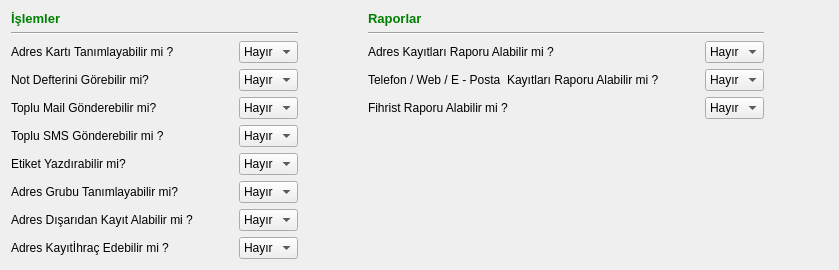
     <widget class="QWidget" name="tab">
      <attribute name="title">
       <string>Adres</string>
      </attribute>
      <layout class="QGridLayout" name="gridLayout_18">
       <item row="0" column="0">
        <layout class="QGridLayout" name="gridLayout_13" columnstretch="0,0,1,0,0,1">
         <item row="0" column="0">
          <widget class="QLabel" name="label_35">
           <property name="sizePolicy">
            <sizepolicy hsizetype="Fixed" vsizetype="Fixed">
             <horstretch>0</horstretch>
             <verstretch>0</verstretch>
            </sizepolicy>
           </property>
           <property name="text">
            <string>&lt;!DOCTYPE HTML PUBLIC &quot;-//W3C//DTD HTML 4.0//EN&quot; &quot;http://www.w3.org/TR/REC-html40/strict.dtd&quot;&gt;
&lt;html&gt;&lt;head&gt;&lt;meta name=&quot;qrichtext&quot; content=&quot;1&quot; /&gt;&lt;style type=&quot;text/css&quot;&gt;
p, li { white-space: pre-wrap; }
&lt;/style&gt;&lt;/head&gt;&lt;body style=&quot; font-family:'Sans Serif'; font-size:10pt; font-weight:400; font-style:normal;&quot;&gt;
&lt;p style=&quot; margin-top:0px; margin-bottom:0px; margin-left:0px; margin-right:0px; -qt-block-indent:0; text-indent:0px;&quot;&gt;&lt;span style=&quot; font-weight:600; color:#008000;&quot;&gt;İşlemler&lt;/span&gt;&lt;/p&gt;&lt;/body&gt;&lt;/html&gt;</string>
           </property>
          </widget>
         </item>
         <item row="0" column="3">
          <widget class="QLabel" name="label_57">
           <property name="sizePolicy">
            <sizepolicy hsizetype="Fixed" vsizetype="Fixed">
             <horstretch>0</horstretch>
             <verstretch>0</verstretch>
            </sizepolicy>
           </property>
           <property name="text">
            <string>&lt;!DOCTYPE HTML PUBLIC &quot;-//W3C//DTD HTML 4.0//EN&quot; &quot;http://www.w3.org/TR/REC-html40/strict.dtd&quot;&gt;
&lt;html&gt;&lt;head&gt;&lt;meta name=&quot;qrichtext&quot; content=&quot;1&quot; /&gt;&lt;style type=&quot;text/css&quot;&gt;
p, li { white-space: pre-wrap; }
&lt;/style&gt;&lt;/head&gt;&lt;body style=&quot; font-family:'Sans Serif'; font-size:10pt; font-weight:400; font-style:normal;&quot;&gt;
&lt;p style=&quot; margin-top:0px; margin-bottom:0px; margin-left:0px; margin-right:0px; -qt-block-indent:0; text-indent:0px;&quot;&gt;&lt;span style=&quot; font-weight:600; color:#008000;&quot;&gt;Raporlar&lt;/span&gt;&lt;/p&gt;&lt;/body&gt;&lt;/html&gt;</string>
           </property>
          </widget>
         </item>
         <item row="1" column="0" colspan="2">
          <widget class="Line" name="line_3">
           <property name="orientation">
            <enum>Qt::Horizontal</enum>
           </property>
          </widget>
         </item>
         <item row="1" column="3" colspan="2">
          <widget class="Line" name="line_4">
           <property name="orientation">
            <enum>Qt::Horizontal</enum>
           </property>
          </widget>
         </item>
         <item row="1" column="5" rowspan="2">
          <spacer name="horizontalSpacer_64">
           <property name="orientation">
            <enum>Qt::Horizontal</enum>
           </property>
           <property name="sizeHint" stdset="0">
            <size>
             <width>40</width>
             <height>20</height>
            </size>
           </property>
          </spacer>
         </item>
         <item row="2" column="0">
          <widget class="QLabel" name="label_sahis_bilgilerini_gorebilir_mi">
           <property name="sizePolicy">
            <sizepolicy hsizetype="Fixed" vsizetype="Expanding">
             <horstretch>0</horstretch>
             <verstretch>0</verstretch>
            </sizepolicy>
           </property>
           <property name="text">
            <string>Adres Kartı Tanımlayabilir mi ?</string>
           </property>
          </widget>
         </item>
         <item row="2" column="1">
          <layout class="QHBoxLayout" name="horizontalLayout_21">
           <item>
            <spacer name="horizontalSpacer_32">
             <property name="orientation">
              <enum>Qt::Horizontal</enum>
             </property>
             <property name="sizeHint" stdset="0">
              <size>
               <width>40</width>
               <height>20</height>
              </size>
             </property>
            </spacer>
           </item>
           <item>
            <widget class="QComboBox" name="adr_comboBox_adres_karti_tanimlama">
             <property name="sizePolicy">
              <sizepolicy hsizetype="Fixed" vsizetype="Fixed">
               <horstretch>0</horstretch>
               <verstretch>0</verstretch>
              </sizepolicy>
             </property>
             <item>
              <property name="text">
               <string>Hayır</string>
              </property>
             </item>
             <item>
              <property name="text">
               <string>Evet</string>
              </property>
             </item>
            </widget>
           </item>
          </layout>
         </item>
         <item row="2" column="2">
          <spacer name="horizontalSpacer_43">
           <property name="orientation">
            <enum>Qt::Horizontal</enum>
           </property>
           <property name="sizeHint" stdset="0">
            <size>
             <width>88</width>
             <height>20</height>
            </size>
           </property>
          </spacer>
         </item>
         <item row="2" column="3">
          <widget class="QLabel" name="label_adres_raporunu_gorebilir_mi_3">
           <property name="sizePolicy">
            <sizepolicy hsizetype="Fixed" vsizetype="Expanding">
             <horstretch>0</horstretch>
             <verstretch>0</verstretch>
            </sizepolicy>
           </property>
           <property name="text">
            <string>Adres Kayıtları Raporu Alabilir mi ?</string>
           </property>
          </widget>
         </item>
         <item row="2" column="4">
          <layout class="QHBoxLayout" name="horizontalLayout_29">
           <item>
            <spacer name="horizontalSpacer_40">
             <property name="orientation">
              <enum>Qt::Horizontal</enum>
             </property>
             <property name="sizeHint" stdset="0">
              <size>
               <width>40</width>
               <height>20</height>
              </size>
             </property>
            </spacer>
           </item>
           <item>
            <widget class="QComboBox" name="adr_comboBox_adres_kayit_raporu">
             <property name="sizePolicy">
              <sizepolicy hsizetype="Fixed" vsizetype="Fixed">
               <horstretch>0</horstretch>
               <verstretch>0</verstretch>
              </sizepolicy>
             </property>
             <item>
              <property name="text">
               <string>Hayır</string>
              </property>
             </item>
             <item>
              <property name="text">
               <string>Evet</string>
              </property>
             </item>
            </widget>
           </item>
          </layout>
         </item>
         <item row="3" column="0">
          <widget class="QLabel" name="label_not_defterini_gorebilir_mi">
           <property name="sizePolicy">
            <sizepolicy hsizetype="Fixed" vsizetype="Expanding">
             <horstretch>0</horstretch>
             <verstretch>0</verstretch>
            </sizepolicy>
           </property>
           <property name="text">
            <string>Not Defterini Görebilir mi?</string>
           </property>
          </widget>
         </item>
         <item row="3" column="1">
          <layout class="QHBoxLayout" name="horizontalLayout_22">
           <item>
            <spacer name="horizontalSpacer_33">
             <property name="orientation">
              <enum>Qt::Horizontal</enum>
             </property>
             <property name="sizeHint" stdset="0">
              <size>
               <width>40</width>
               <height>20</height>
              </size>
             </property>
            </spacer>
           </item>
           <item>
            <widget class="QComboBox" name="adr_comboBox_not_defterini_gorebilir_mi">
             <property name="sizePolicy">
              <sizepolicy hsizetype="Fixed" vsizetype="Fixed">
               <horstretch>0</horstretch>
               <verstretch>0</verstretch>
              </sizepolicy>
             </property>
             <item>
              <property name="text">
               <string>Hayır</string>
              </property>
             </item>
             <item>
              <property name="text">
               <string>Evet</string>
              </property>
             </item>
            </widget>
           </item>
          </layout>
         </item>
         <item row="3" column="3">
          <widget class="QLabel" name="label_adres_raporunu_gorebilir_mi_4">
           <property name="sizePolicy">
            <sizepolicy hsizetype="Fixed" vsizetype="Expanding">
             <horstretch>0</horstretch>
             <verstretch>0</verstretch>
            </sizepolicy>
           </property>
           <property name="text">
            <string>Telefon / Web / E - Posta  Kayıtları Raporu Alabilir mi ?</string>
           </property>
          </widget>
         </item>
         <item row="3" column="4">
          <layout class="QHBoxLayout" name="horizontalLayout_30">
           <item>
            <spacer name="horizontalSpacer_41">
             <property name="orientation">
              <enum>Qt::Horizontal</enum>
             </property>
             <property name="sizeHint" stdset="0">
              <size>
               <width>40</width>
               <height>20</height>
              </size>
             </property>
            </spacer>
           </item>
           <item>
            <widget class="QComboBox" name="adr_comboBox_tel_web_raporu">
             <property name="sizePolicy">
              <sizepolicy hsizetype="Fixed" vsizetype="Fixed">
               <horstretch>0</horstretch>
               <verstretch>0</verstretch>
              </sizepolicy>
             </property>
             <item>
              <property name="text">
               <string>Hayır</string>
              </property>
             </item>
             <item>
              <property name="text">
               <string>Evet</string>
              </property>
             </item>
            </widget>
           </item>
          </layout>
         </item>
         <item row="4" column="0">
          <widget class="QLabel" name="label_toplu_mail_gonderebilir_mi">
           <property name="sizePolicy">
            <sizepolicy hsizetype="Fixed" vsizetype="Expanding">
             <horstretch>0</horstretch>
             <verstretch>0</verstretch>
            </sizepolicy>
           </property>
           <property name="text">
            <string>Toplu Mail Gönderebilir mi?</string>
           </property>
          </widget>
         </item>
         <item row="4" column="1">
          <layout class="QHBoxLayout" name="horizontalLayout_23">
           <item>
            <spacer name="horizontalSpacer_34">
             <property name="orientation">
              <enum>Qt::Horizontal</enum>
             </property>
             <property name="sizeHint" stdset="0">
              <size>
               <width>40</width>
               <height>20</height>
              </size>
             </property>
            </spacer>
           </item>
           <item>
            <widget class="QComboBox" name="adr_comboBox_toplu_mail_gonderebilir_mi">
             <property name="sizePolicy">
              <sizepolicy hsizetype="Fixed" vsizetype="Fixed">
               <horstretch>0</horstretch>
               <verstretch>0</verstretch>
              </sizepolicy>
             </property>
             <item>
              <property name="text">
               <string>Hayır</string>
              </property>
             </item>
             <item>
              <property name="text">
               <string>Evet</string>
              </property>
             </item>
            </widget>
           </item>
          </layout>
         </item>
         <item row="4" column="3">
          <widget class="QLabel" name="label_fihrist_yazdirabilir_mi">
           <property name="sizePolicy">
            <sizepolicy hsizetype="Fixed" vsizetype="Expanding">
             <horstretch>0</horstretch>
             <verstretch>0</verstretch>
            </sizepolicy>
           </property>
           <property name="text">
            <string>Fihrist Raporu Alabilir mi ?</string>
           </property>
          </widget>
         </item>
         <item row="4" column="4">
          <layout class="QHBoxLayout" name="horizontalLayout_31">
           <item>
            <spacer name="horizontalSpacer_42">
             <property name="orientation">
              <enum>Qt::Horizontal</enum>
             </property>
             <property name="sizeHint" stdset="0">
              <size>
               <width>40</width>
               <height>20</height>
              </size>
             </property>
            </spacer>
           </item>
           <item>
            <widget class="QComboBox" name="adr_comboBox_fihrist_yazdirabilir_mi">
             <property name="sizePolicy">
              <sizepolicy hsizetype="Fixed" vsizetype="Fixed">
               <horstretch>0</horstretch>
               <verstretch>0</verstretch>
              </sizepolicy>
             </property>
             <item>
              <property name="text">
               <string>Hayır</string>
              </property>
             </item>
             <item>
              <property name="text">
               <string>Evet</string>
              </property>
             </item>
            </widget>
           </item>
          </layout>
         </item>
         <item row="5" column="0">
          <widget class="QLabel" name="label_15">
           <property name="sizePolicy">
            <sizepolicy hsizetype="Fixed" vsizetype="Expanding">
             <horstretch>0</horstretch>
             <verstretch>0</verstretch>
            </sizepolicy>
           </property>
           <property name="text">
            <string>Toplu SMS Gönderebilir mi ?</string>
           </property>
          </widget>
         </item>
         <item row="5" column="1">
          <layout class="QHBoxLayout" name="horizontalLayout_24">
           <item>
            <spacer name="horizontalSpacer_35">
             <property name="orientation">
              <enum>Qt::Horizontal</enum>
             </property>
             <property name="sizeHint" stdset="0">
              <size>
               <width>40</width>
               <height>20</height>
              </size>
             </property>
            </spacer>
           </item>
           <item>
            <widget class="QComboBox" name="adr_comboBox_toplu_sms_gonderme">
             <property name="sizePolicy">
              <sizepolicy hsizetype="Fixed" vsizetype="Fixed">
               <horstretch>0</horstretch>
               <verstretch>0</verstretch>
              </sizepolicy>
             </property>
             <item>
              <property name="text">
               <string>Hayır</string>
              </property>
             </item>
             <item>
              <property name="text">
               <string>Evet</string>
              </property>
             </item>
            </widget>
           </item>
          </layout>
         </item>
         <item row="6" column="0">
          <widget class="QLabel" name="label_etiket_yazdirabilir_mi">
           <property name="sizePolicy">
            <sizepolicy hsizetype="Fixed" vsizetype="Expanding">
             <horstretch>0</horstretch>
             <verstretch>0</verstretch>
            </sizepolicy>
           </property>
           <property name="text">
            <string>Etiket Yazdırabilir mi?</string>
           </property>
          </widget>
         </item>
         <item row="6" column="1">
          <layout class="QHBoxLayout" name="horizontalLayout_25">
           <item>
            <spacer name="horizontalSpacer_36">
             <property name="orientation">
              <enum>Qt::Horizontal</enum>
             </property>
             <property name="sizeHint" stdset="0">
              <size>
               <width>40</width>
               <height>20</height>
              </size>
             </property>
            </spacer>
           </item>
           <item>
            <widget class="QComboBox" name="adr_comboBox_etiket_yazdirabilir_mi">
             <property name="sizePolicy">
              <sizepolicy hsizetype="Fixed" vsizetype="Fixed">
               <horstretch>0</horstretch>
               <verstretch>0</verstretch>
              </sizepolicy>
             </property>
             <item>
              <property name="text">
               <string>Hayır</string>
              </property>
             </item>
             <item>
              <property name="text">
               <string>Evet</string>
              </property>
             </item>
            </widget>
           </item>
          </layout>
         </item>
         <item row="7" column="0">
          <widget class="QLabel" name="label_adres_grubu_tanimlayabilir_mi">
           <property name="sizePolicy">
            <sizepolicy hsizetype="Fixed" vsizetype="Expanding">
             <horstretch>0</horstretch>
             <verstretch>0</verstretch>
            </sizepolicy>
           </property>
           <property name="text">
            <string>Adres Grubu Tanımlayabilir mi?</string>
           </property>
          </widget>
         </item>
         <item row="7" column="1">
          <layout class="QHBoxLayout" name="horizontalLayout_26">
           <item>
            <spacer name="horizontalSpacer_37">
             <property name="orientation">
              <enum>Qt::Horizontal</enum>
             </property>
             <property name="sizeHint" stdset="0">
              <size>
               <width>40</width>
               <height>20</height>
              </size>
             </property>
            </spacer>
           </item>
           <item>
            <widget class="QComboBox" name="adr_comboBox_adres_grubu_tanimlayabilir_mi">
             <property name="sizePolicy">
              <sizepolicy hsizetype="Fixed" vsizetype="Fixed">
               <horstretch>0</horstretch>
               <verstretch>0</verstretch>
              </sizepolicy>
             </property>
             <item>
              <property name="text">
               <string>Hayır</string>
              </property>
             </item>
             <item>
              <property name="text">
               <string>Evet</string>
              </property>
             </item>
            </widget>
           </item>
          </layout>
         </item>
         <item row="8" column="0">
          <widget class="QLabel" name="label_adres_grubu_tanimlayabilir_mi_2">
           <property name="sizePolicy">
            <sizepolicy hsizetype="Fixed" vsizetype="Expanding">
             <horstretch>0</horstretch>
             <verstretch>0</verstretch>
            </sizepolicy>
           </property>
           <property name="text">
            <string>Adres Dışarıdan Kayıt Alabilir mi ?</string>
           </property>
          </widget>
         </item>
         <item row="8" column="1">
          <layout class="QHBoxLayout" name="horizontalLayout_27">
           <item>
            <spacer name="horizontalSpacer_38">
             <property name="orientation">
              <enum>Qt::Horizontal</enum>
             </property>
             <property name="sizeHint" stdset="0">
              <size>
               <width>40</width>
               <height>20</height>
              </size>
             </property>
            </spacer>
           </item>
           <item>
            <widget class="QComboBox" name="adr_comboBox_adres_export">
             <property name="sizePolicy">
              <sizepolicy hsizetype="Fixed" vsizetype="Fixed">
               <horstretch>0</horstretch>
               <verstretch>0</verstretch>
              </sizepolicy>
             </property>
             <item>
              <property name="text">
               <string>Hayır</string>
              </property>
             </item>
             <item>
              <property name="text">
               <string>Evet</string>
              </property>
             </item>
            </widget>
           </item>
          </layout>
         </item>
         <item row="9" column="0">
          <widget class="QLabel" name="label_adres_grubu_tanimlayabilir_mi_3">
           <property name="sizePolicy">
            <sizepolicy hsizetype="Fixed" vsizetype="Expanding">
             <horstretch>0</horstretch>
             <verstretch>0</verstretch>
            </sizepolicy>
           </property>
           <property name="text">
            <string>Adres Kayıtİhraç Edebilir mi ?</string>
           </property>
          </widget>
         </item>
         <item row="9" column="1">
          <layout class="QHBoxLayout" name="horizontalLayout_28">
           <item>
            <spacer name="horizontalSpacer_39">
             <property name="orientation">
              <enum>Qt::Horizontal</enum>
             </property>
             <property name="sizeHint" stdset="0">
              <size>
               <width>40</width>
               <height>20</height>
              </size>
             </property>
            </spacer>
           </item>
           <item>
            <widget class="QComboBox" name="adr_comboBox_adres_import">
             <property name="sizePolicy">
              <sizepolicy hsizetype="Fixed" vsizetype="Fixed">
               <horstretch>0</horstretch>
               <verstretch>0</verstretch>
              </sizepolicy>
             </property>
             <item>
              <property name="text">
               <string>Hayır</string>
              </property>
             </item>
             <item>
              <property name="text">
               <string>Evet</string>
              </property>
             </item>
            </widget>
           </item>
          </layout>
         </item>
        </layout>
       </item>
      </layout>
     </widget>
